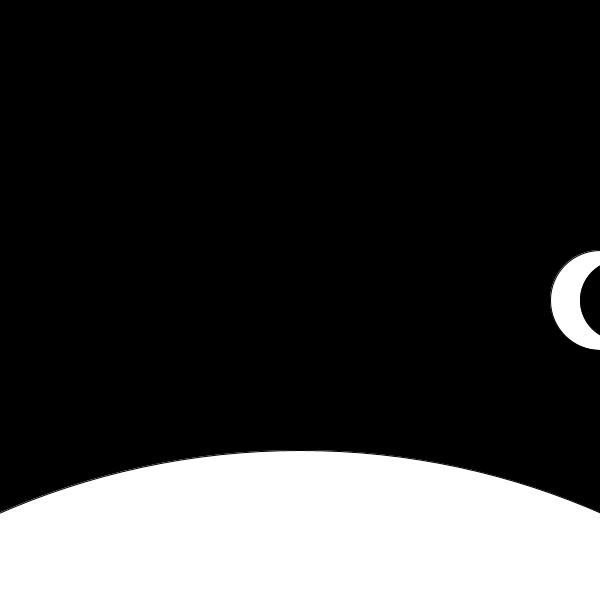
Frame 1 (no input)
Frame 60 (the mouse pressed at the canvas centre just before this capture): identical to frame 1, image omitted
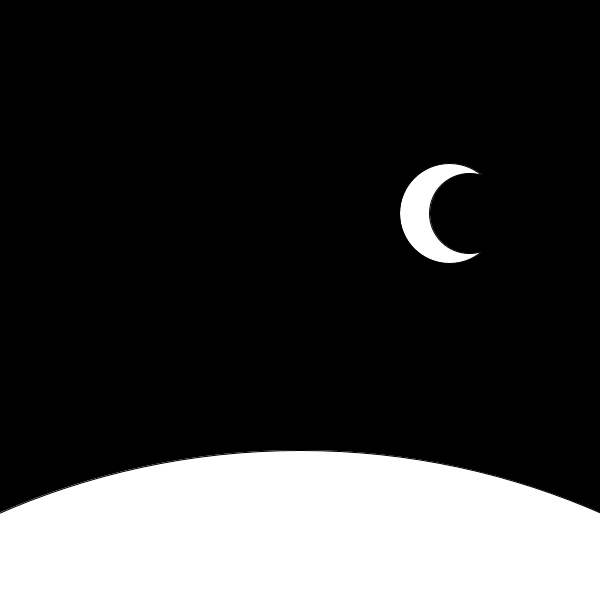
Frame 120 (the mouse held since frame 60 and released just before this capture)

The Processing sketch that drew these frames (run headless with seeded random() and noise(); from frame 60 on, the mouse is pressed at the canvas centre):

// Processing sketch: sketch_12
// ── sketch_12.pde
/*
this sketch draws the surface of a planet and a moon overhead.
currently the moon rotates around a point in the middle of the sketch
based on the mouseX value.

change the sketch so that the moon rotates around the planet, then 
map the mx value to have the moon roughly follow the x position of
the mouse. 
*/

int planetX;
int planetY;

void setup() {
  size(600, 600);

  planetX = width/2;
  planetY = height*2;
}

void draw() {
  background(0);
  fill(255);
  ellipse(planetX, planetY, 1500, 1500);
  
  float mx = mouseX;

  float moonX = width/2 + cos(radians(mx)) * 300;
  float moonY = height/2 + sin(radians(mx)) * 100;

  ellipse(moonX, moonY, 100, 100);
  fill(0);
  ellipse(moonX+20, moonY, 80, 80);
}
